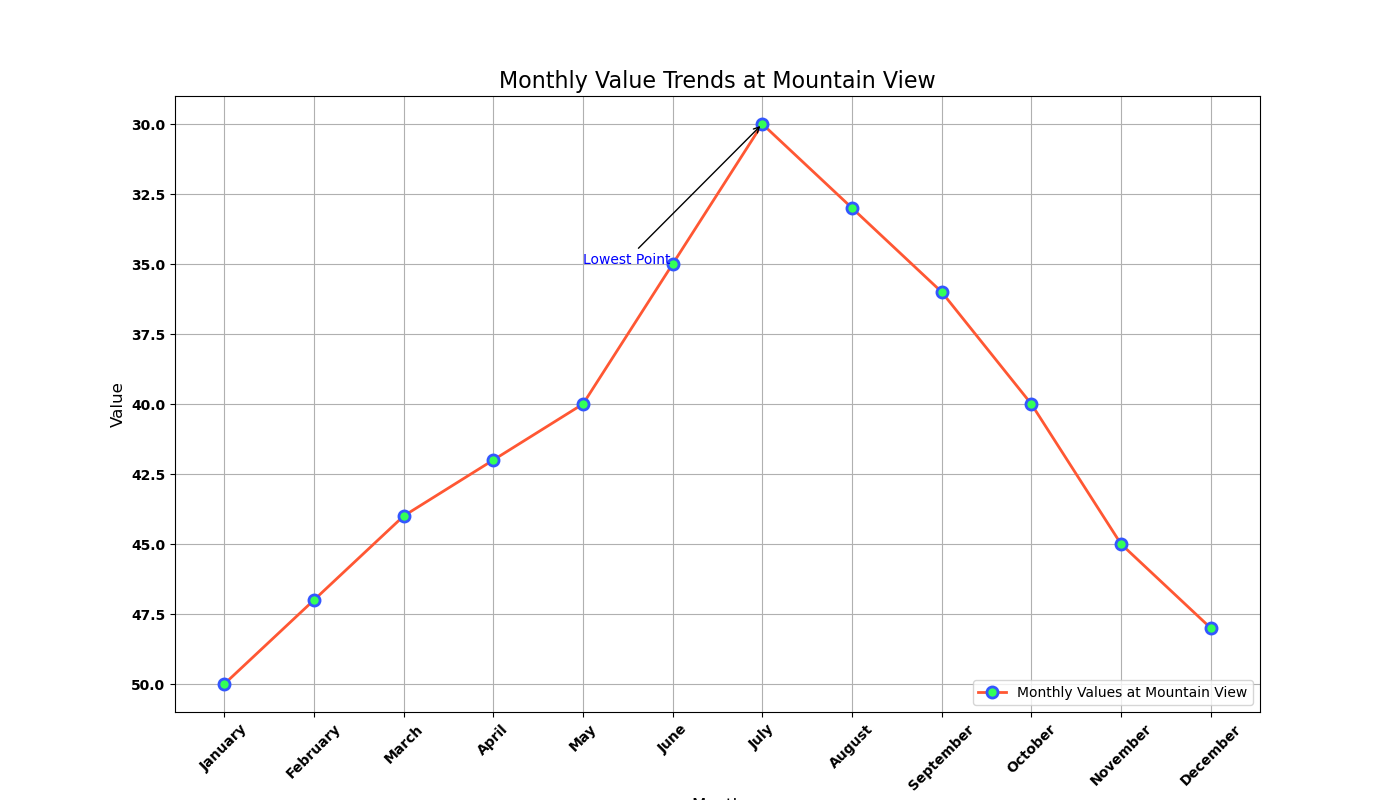

This chart was generated by the following Python code:

import matplotlib.pyplot as plt

data = [
    {'Month': 'January', 'Value': 50, 'Location': 'Mountain View'},
    {'Month': 'February', 'Value': 47, 'Location': 'Mountain View'},
    {'Month': 'March', 'Value': 44, 'Location': 'Mountain View'},
    {'Month': 'April', 'Value': 42, 'Location': 'Mountain View'},
    {'Month': 'May', 'Value': 40, 'Location': 'Mountain View'},
    {'Month': 'June', 'Value': 35, 'Location': 'Mountain View'},
    {'Month': 'July', 'Value': 30, 'Location': 'Mountain View'},
    {'Month': 'August', 'Value': 33, 'Location': 'Mountain View'},
    {'Month': 'September', 'Value': 36, 'Location': 'Mountain View'},
    {'Month': 'October', 'Value': 40, 'Location': 'Mountain View'},
    {'Month': 'November', 'Value': 45, 'Location': 'Mountain View'},
    {'Month': 'December', 'Value': 48, 'Location': 'Mountain View'}
]

months = [entry['Month'] for entry in data]
values = [entry['Value'] for entry in data]

plt.figure(figsize=(14, 8))

plt.plot(months, values, color='#ff5733', linestyle='-', linewidth=2,
         marker='o', markersize=8, markerfacecolor='#33ff57', markeredgewidth=2,
         markeredgecolor='#3357ff', label='Monthly Values at Mountain View')

plt.title('Monthly Value Trends at Mountain View', fontsize=16, loc='center')
plt.xlabel('Month', fontsize=12)
plt.ylabel('Value', fontsize=12)

plt.legend(loc='lower right')

plt.grid(True)

plt.xticks(fontsize=10, fontweight='bold', rotation=45)
plt.yticks(fontsize=10, fontweight='bold')

plt.annotate('Lowest Point', xy=('July', 30), xytext=('May', 35),
             arrowprops=dict(facecolor='black', arrowstyle='->'),
             fontsize=10, color='blue')

plt.gca().invert_yaxis()

plt.show()
